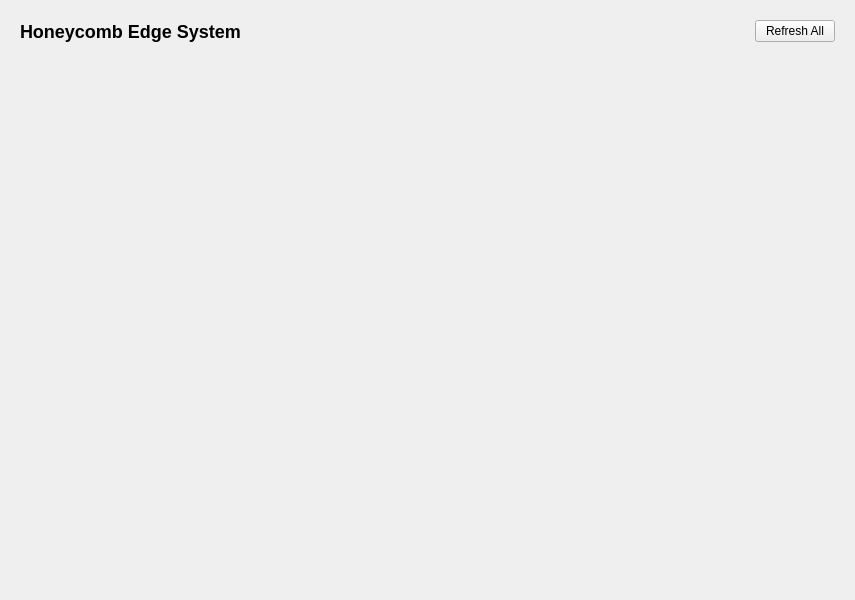
<?xml version="1.0" encoding="UTF-8"?>
<ui version="4.0">
 <class>DashboardView</class>
 <widget class="QWidget" name="DashboardView">
  <property name="geometry">
   <rect>
    <x>0</x>
    <y>0</y>
    <width>855</width>
    <height>600</height>
   </rect>
  </property>
  <layout class="QVBoxLayout" name="verticalLayout">
   <property name="spacing">
    <number>20</number>
   </property>
   <property name="leftMargin">
    <number>20</number>
   </property>
   <property name="topMargin">
    <number>20</number>
   </property>
   <property name="rightMargin">
    <number>20</number>
   </property>
   <property name="bottomMargin">
    <number>20</number>
   </property>
   <item>
    <layout class="QHBoxLayout" name="headerLayout">
     <item>
      <widget class="QLabel" name="titleLabel">
       <property name="styleSheet">
        <string>font-size: 18px; font-weight: bold;</string>
       </property>
       <property name="text">
        <string>Honeycomb Edge System</string>
       </property>
      </widget>
     </item>
     <item>
      <spacer name="headerSpacer">
       <property name="orientation">
        <enum>Qt::Horizontal</enum>
       </property>
       <property name="sizeHint" stdset="0">
        <size>
         <width>40</width>
         <height>20</height>
        </size>
       </property>
      </spacer>
     </item>
     <item>
      <widget class="QPushButton" name="refreshButton">
       <property name="text">
        <string>Refresh All</string>
       </property>
      </widget>
     </item>
    </layout>
   </item>
   <item>
    <layout class="QGridLayout" name="cardGrid">
     <property name="spacing">
      <number>20</number>
     </property>
    </layout>
   </item>
   <item>
    <spacer name="verticalSpacer">
     <property name="orientation">
      <enum>Qt::Vertical</enum>
     </property>
     <property name="sizeHint" stdset="0">
      <size>
       <width>20</width>
       <height>40</height>
      </size>
     </property>
    </spacer>
   </item>
  </layout>
 </widget>
 <resources/>
 <connections/>
</ui>
